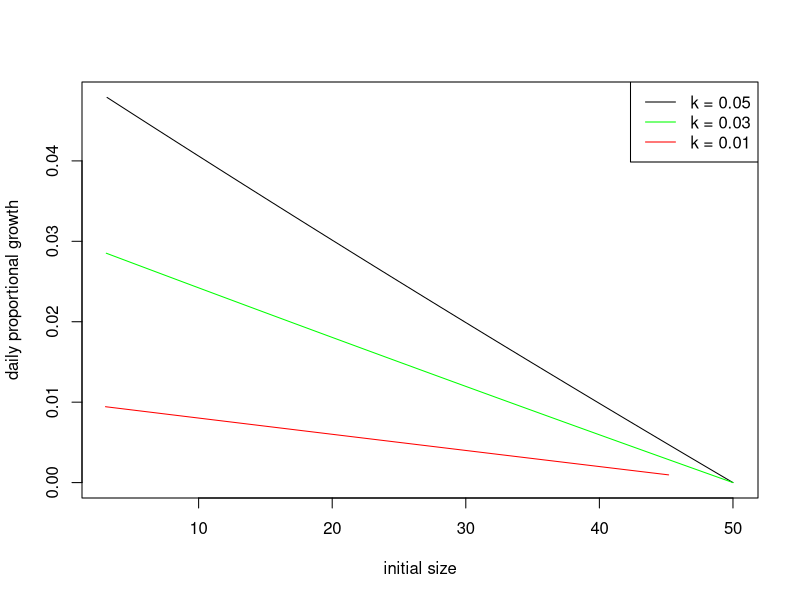
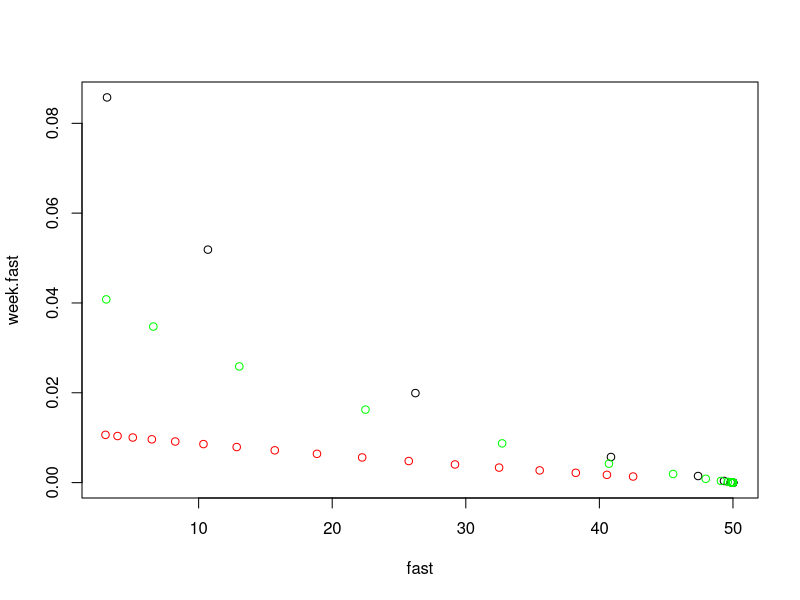
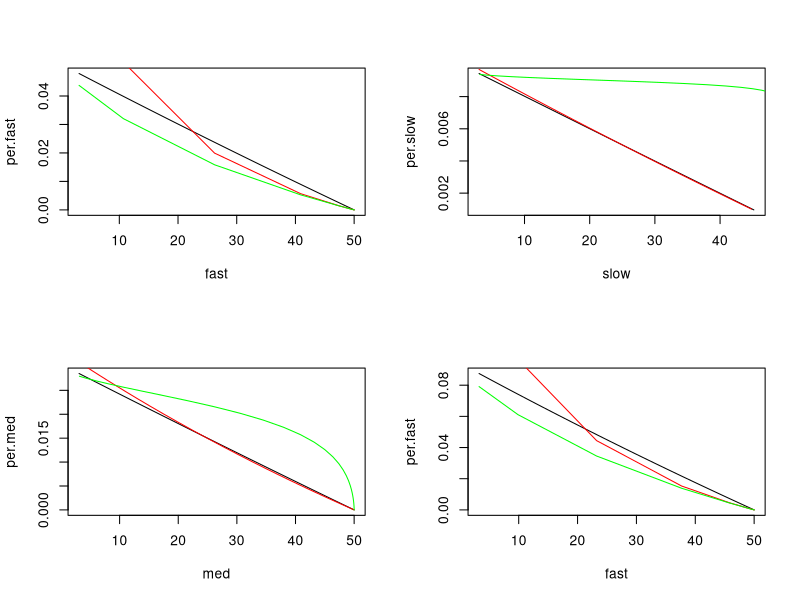
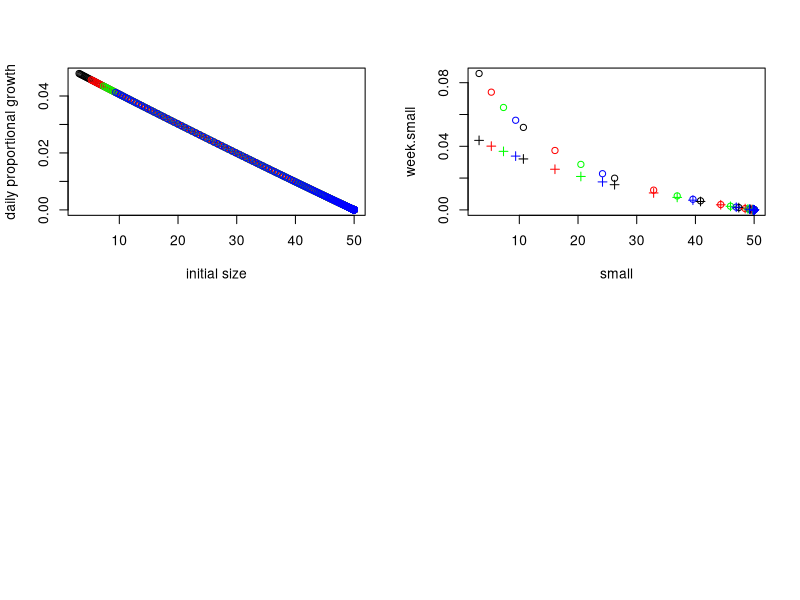

Write R code to recreate these figures, in order.
rm(list = ls())

growth <- function(age, int.size = 3, fin.size = 50, growth.rate = 0.05){
  size.mm = (int.size*exp(growth.rate*age))/(1+((int.size/fin.size)*(exp(growth.rate*age)-1)))
}

data <- data.frame(fast = growth(age = 1:500), slow = growth(age = 1:500, growth.rate = 0.01),
                   med = growth(age = 1:500, growth.rate = 0.03))
data$per.fast <- c((data$fast[-1]/data$fast[-length(data$fast)])-1, NA)
data$per.slow <- c((data$slow[-1]/data$slow[-length(data$slow)])-1, NA)
data$per.med <- c((data$med[-1]/data$med[-length(data$med)])-1, NA)

plot(per.fast~fast, data = data, type = "l", xlab = "initial size", ylab = "daily proportional growth")
lines(per.slow~slow, data = data, col = "red")
lines(per.med~med, data = data, col = "green")
legend("topright",
       legend = c("k = 0.05", "k = 0.03", "k = 0.01"),
       col = c("black", "green", "red"),
       lwd = 1)
data$ln.fast <- c((log(data$fast[-1])-log(data$fast[-length(data$fast)])),NA)


library(tidyverse)


t.week <- as_tibble(data) %>% 
  filter(row_number() %% 28 == 1) %>% 
  mutate(per.fast = c(fast[-1]/fast[-length(fast)]-1, NA),
         per.med = c(med[-1]/med[-length(med)]-1, NA),
         per.slow = c(slow[-1]/slow[-length(slow)]-1, NA),
         week.fast = per.fast/28,
         week.slow = per.slow/28,
         week.med = per.med/28,
         ln.fast = c((log(fast[-1])-log(fast[-length(fast)]))/28, NA))

plot(week.fast~fast, data = t.week)
points(week.slow~slow, data = t.week, col = "red")
points(week.med~med, data = t.week, col = "green")

par(mfrow = c(2,2))

plot(per.fast~fast, data = data, type = "l")
lines(week.fast~fast, data = t.week, pch = 3, col = "red")
lines(ln.fast~fast, data = t.week, col = "green")

fit <- lm(data$per.fast~data$fast)
fit.2 <- lm(week.fast~fast, data = t.week)
fit.2lnh <- lm(t.week$ln.fast[1:16]~t.week$fast[1:16])
fit.2ln <- lm(t.week$ln.fast~t.week$fast)

summary(fit)
summary(fit.2)
summary(fit.2ln)
summary(fit.2lnh)
#slow
t.week <- as_tibble(data) %>% 
    filter(row_number() %% 7 == 1) %>% 
  mutate(per.fast = c(fast[-1]/fast[-length(fast)]-1, NA),
         per.med = c(med[-1]/med[-length(med)]-1, NA),
         per.slow = c(slow[-1]/slow[-length(slow)]-1, NA),
         week.fast = per.fast/7,
         week.slow = per.slow/7,
         week.med = per.med/7,
         ln.fast = c((log(slow[-1])-log(slow[-length(slow)]))/7, NA))

plot(per.slow~slow, data = data, type = "l")
lines(week.slow~slow, data = t.week, pch = 3, col = "red")
lines(ln.fast~fast, data = t.week, col = "green")

fit <- lm(data$per.slow~data$slow)
fit.2 <- lm(week.slow~slow, data = t.week)
fit.2lnh <- lm(t.week$ln.fast[1:3]~t.week$fast[1:3])
fit.2ln <- lm(t.week$ln.fast~t.week$fast)

summary(fit)
summary(fit.2)
summary(fit.2ln)
summary(fit.2lnh)

#med
t.week <- as_tibble(data) %>% 
  filter(row_number() %% 7 == 1) %>% 
  mutate(per.fast = c(fast[-1]/fast[-length(fast)]-1, NA),
         per.med = c(med[-1]/med[-length(med)]-1, NA),
         per.slow = c(slow[-1]/slow[-length(slow)]-1, NA),
         week.fast = per.fast/7,
         week.slow = per.slow/7,
         week.med = per.med/7,
         ln.fast = c((log(med[-1])-log(med[-length(med)]))/7, NA))

plot(per.med~med, data = data, type = "l")
lines(week.med~med, data = t.week, pch = 3, col = "red")
lines(ln.fast~fast, data = t.week, col = "green")

fit <- lm(data$per.med~data$med)
fit.2 <- lm(week.med~med, data = t.week)
fit.2lnh <- lm(t.week$ln.fast[1:13]~t.week$fast[1:13])
fit.2ln <- lm(t.week$ln.fast~t.week$fast)

summary(fit)
summary(fit.2)
summary(fit.2ln)
summary(fit.2lnh)

#vfast
data$fast <- growth(age = 1:500, growth.rate = 0.09)
data$per.fast <- c((data$fast[-1]/data$fast[-length(data$fast)])-1, NA)

t.week <- as_tibble(data) %>% 
  filter(row_number() %% 14 == 1) %>% 
  mutate(per.fast = c(fast[-1]/fast[-length(fast)]-1, NA),
         per.med = c(med[-1]/med[-length(med)]-1, NA),
         per.slow = c(slow[-1]/slow[-length(slow)]-1, NA),
         week.fast = per.fast/14,
         week.slow = per.slow/14,
         week.med = per.med/14,
         ln.fast = c((log(fast[-1])-log(fast[-length(fast)]))/14, NA))

plot(per.fast~fast, data = data, type = "l")
lines(week.fast~fast, data = t.week, pch = 3, col = "red")
lines(ln.fast~fast, data = t.week, col = "green")

fit <- lm(data$per.fast~data$fast)
fit.2 <- lm(week.fast~fast, data = t.week)
fit.2lnh <- lm(t.week$ln.fast[1:3]~t.week$fast[1:3])
fit.2ln <- lm(t.week$ln.fast~t.week$fast)

summary(fit)
summary(fit.2)
summary(fit.2ln)
summary(fit.2lnh)


growth <- function(age, int.size = 3, fin.size = 50, growth.rate = 0.05){
  size.mm = (int.size*exp(growth.rate*age))/(1+((int.size/fin.size)*(exp(growth.rate*age)-1)))
}

data2 <- data.frame(small = growth(age = 1:500), med1 = growth(age = 1:500, int.size = 5),
                   med2 = growth(age = 1:500, int.size = 7), large = growth(age = 1:500, int.size = 9))
data2$per.small <- c((data2$small[-1]/data2$small[-length(data2$small)])-1, NA)
data2$per.med1 <- c((data2$med1[-1]/data2$med1[-length(data2$med1)])-1, NA)
data2$per.med2 <- c((data2$med2[-1]/data2$med2[-length(data2$med2)])-1, NA)
data2$per.large <- c((data2$large[-1]/data2$large[-length(data2$large)])-1, NA)

plot(per.small~small, data = data2, xlab = "initial size", ylab = "daily proportional growth")
points(per.med1~med1, data = data2, col = "red")
points(per.med2~med2, data = data2, col = "green")
points(per.large~large, data = data2, col = "blue")

t.week2 <- as_tibble(data2) %>% 
  filter(row_number() %% 28 == 1) %>% 
  mutate(per.small = c(small[-1]/small[-length(small)]-1, NA),
         per.med1 = c(med1[-1]/med1[-length(med1)]-1, NA),
         per.med2 = c(med2[-1]/med2[-length(med2)]-1, NA),
         per.large = c(large[-1]/large[-length(large)]-1, NA),
         week.small = per.small/28,
         week.med1 = per.med1/28,
         week.med2 = per.med2/28,
         week.large = per.large/28,
         ln.small = c((log(small[-1])-log(small[-length(small)]))/28, NA),
         ln.med1= c((log(med1[-1])-log(med1[-length(med1)]))/28, NA),
         ln.med2 = c((log(med2[-1])-log(med2[-length(med2)]))/28, NA),
         ln.large = c((log(large[-1])-log(large[-length(large)]))/28, NA))

plot(week.small~small, data = t.week2)
points(week.med1~med1, data = t.week2, col = "red")
points(week.med2~med2, data = t.week2, col = "green")
points(week.large~large, data = t.week2, col = "blue")
points(ln.small~small, data = t.week2, col = "black", pch = 3)
points(ln.med1~med1, data = t.week2, col = "red", pch = 3)
points(ln.med2~med2, data = t.week2, col = "green",pch = 3)
points(ln.large~large, data = t.week2, col = "blue",pch = 3)

X.all <- c(t.week2$small, t.week2$med1,t.week2$med2,t.week2$large)
X.smallest <- c(t.week2$small[1], t.week2$med1[1],t.week2$med2[1],t.week2$large[1])
y.all <- c(t.week2$ln.small, t.week2$ln.med1,t.week2$ln.med2,t.week2$ln.large)
y.smallest <- c(t.week2$ln.small[1], t.week2$ln.med1[1],t.week2$ln.med2[1],t.week2$ln.large[1])

fit.all <- lm(y.all~X.all)
fit.smallest <- lm(y.smallest~X.smallest)

summary(fit.all)
summary(fit.smallest)
